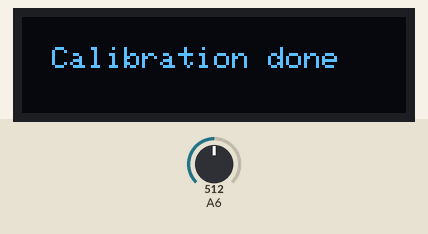
Recording of a sketch running on a simulated Arduino Uno, built for the host (arithmetic inside an expression is 32-bit, double 64-bit). Parts: 128×32 one-colour display. The inputs (shaded band) are chosen by the test bench; at power-on: A6 = 512.

Above: at 5.1 s.
At 8.2 s:
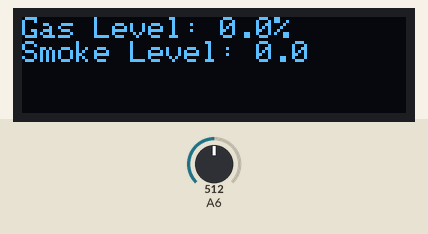
8.3 s: A6 set to 530
At 9.7 s:
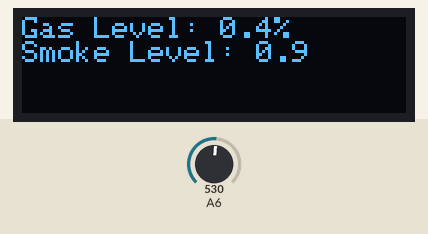
10.6 s: A6 set to 716
At 12.2 s:
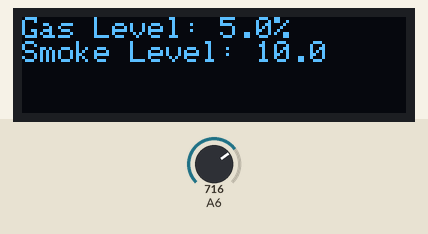
12.6 s: A6 set to 900
At 13.5 s:
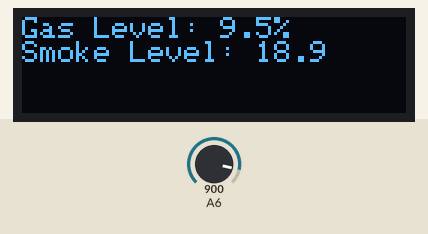
Timing chart, 0 to 15.6 s (numbered marks = the images above; inputs shaded):
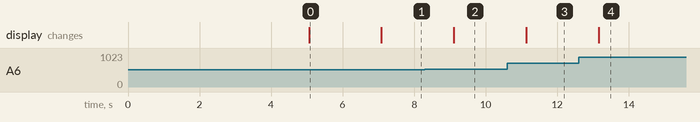

Measured:
- the behaviour switches between 513 and 514 on A6 (found by bisection; images 1 and 2)
- after the input at 8.3 s, the display: changes after 0.81 s (image 2)
- after the input at 10.6 s, the display: changes after 0.53 s (image 3)
- after the input at 12.6 s, the display: changes after 0.56 s (image 4)
- what the display in image 0 shows lasts 2.0 s, from 5.1 s to 7.1 s

The sketch:

OLED_MQ2.ino
```cpp
#include <SPI.h>
#include <Wire.h>
#include <Adafruit_GFX.h>
#include <Adafruit_SSD1306.h>

#define SCREEN_WIDTH 128
#define SCREEN_HEIGHT 32
#define OLED_RESET -1
#define SCREEN_ADDRESS 0x3C
Adafruit_SSD1306 display(SCREEN_WIDTH, SCREEN_HEIGHT, &Wire, OLED_RESET);

#define MQ2_ANALOG_PIN PA6

float baselineValue = 0;


void setup() {
  Serial.begin(9600);

  if (!display.begin(SSD1306_SWITCHCAPVCC, SCREEN_ADDRESS)) {
    Serial.println(F("SSD1306 allocation failed"));
    for (;;);
  }

  display.clearDisplay();
  display.setTextSize(1);
  display.setTextColor(SSD1306_WHITE);
  display.setCursor(10, 10);
  display.print(F("Calibrating..."));
  display.display();

  // Take a baseline reading in clean air
  long sum = 0;
  for (int i = 0; i < 100; i++) {
    sum += analogRead(MQ2_ANALOG_PIN);
    delay(50);
  }
  baselineValue = sum / 100.0;

  display.clearDisplay();
  display.setCursor(10, 10);
  display.print(F("Calibration done"));
  display.display();
  delay(2000); // Display calibration complete message
  display.clearDisplay();
}

void loop() {
  int analogValue = analogRead(MQ2_ANALOG_PIN); // Read the analog output from MQ-2 sensor
  float adjustedValue = analogValue - baselineValue; // Subtract baseline
  float gasLevel = (adjustedValue / 4095.0) * 100; // Calculate gas level percentage
  float smokeLevel = (adjustedValue / 4095.0) * 200; // Scale smoke level differently

  // Ensure levels don't go negative if baseline is higher
  gasLevel = gasLevel < 0 ? 0 : gasLevel;
  smokeLevel = smokeLevel < 0 ? 0 : smokeLevel;

  display.clearDisplay();
  display.setCursor(0, 0);
  display.setTextSize(1);

  display.print("Gas Level: ");
  display.print(gasLevel, 1); // Display gas level with 1 decimal place
  display.println("%");

  display.print("Smoke Level: ");
  display.print(smokeLevel, 1); // Display smoke level with 1 decimal place
  display.display();

  delay(1000); // Update every second
}
```
